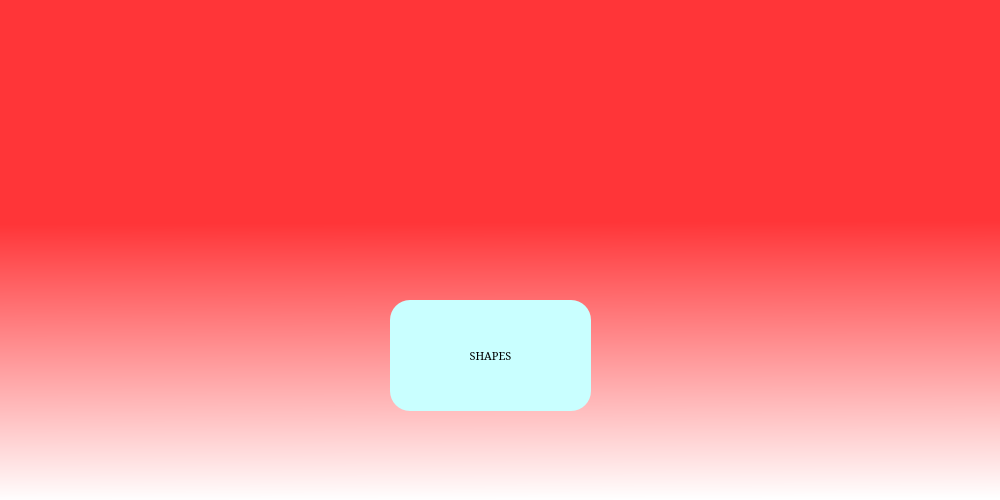
<?xml version="1.0" encoding="UTF-8"?>
<ui version="4.0">
 <class>Dialog</class>
 <widget class="QDialog" name="Dialog">
  <property name="geometry">
   <rect>
    <x>0</x>
    <y>0</y>
    <width>1000</width>
    <height>500</height>
   </rect>
  </property>
  <property name="windowTitle">
   <string>Dialog</string>
  </property>
  <widget class="QWidget" name="widget" native="true">
   <property name="geometry">
    <rect>
     <x>0</x>
     <y>0</y>
     <width>1000</width>
     <height>500</height>
    </rect>
   </property>
   <property name="styleSheet">
    <string notr="true">QWidget#widget{
background-color:qlineargradient(spread:pad, x1:0.492174, y1:0.018, x2:0.502, y2:1, stop:0.432836 rgba(255, 53, 56, 255), stop:1 rgba(255, 255, 255, 255));}</string>
   </property>
   <widget class="QLabel" name="image_label">
    <property name="geometry">
     <rect>
      <x>0</x>
      <y>0</y>
      <width>1000</width>
      <height>500</height>
     </rect>
    </property>
    <property name="text">
     <string>&lt;html&gt;&lt;head/&gt;&lt;body&gt;&lt;p&gt;&lt;br/&gt;&lt;/p&gt;&lt;/body&gt;&lt;/html&gt;</string>
    </property>
   </widget>
   <widget class="QPushButton" name="answer_button">
    <property name="geometry">
     <rect>
      <x>390</x>
      <y>300</y>
      <width>201</width>
      <height>111</height>
     </rect>
    </property>
    <property name="font">
     <font>
      <family>MS Serif</family>
      <pointsize>8</pointsize>
      <weight>9</weight>
      <italic>false</italic>
      <bold>false</bold>
      <underline>false</underline>
     </font>
    </property>
    <property name="styleSheet">
     <string notr="true">border-radius:20px;
background-color: rgb(201, 255, 255);
font: 75 8pt &quot;MS Serif&quot;;</string>
    </property>
    <property name="text">
     <string>SHAPES</string>
    </property>
   </widget>
  </widget>
 </widget>
 <resources/>
 <connections/>
</ui>
